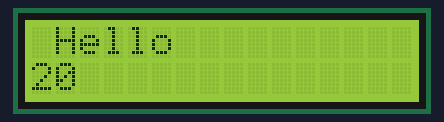
This sketch was run on a simulated Arduino Uno, built with avr-gcc and run on an emulated ATmega328P. Shown: 16×2 character LCD.

Above: at 0.1 s.

The sketch:

LCD_Display.ino
```cpp
#include < LiquidCrystal.h>

//LiquidCrystal lcd(RS,E,D4,D5,D6,D7);
LiquidCrystal lcd(5, 6, 7, 8, 9, 10);
void setup() {
  lcd.begin(16, 2);  //for 16*2 lcd display
  //lcd.begin(20,4);//for 20*4 lcd display
}

void loop() {

  //To print the messege in lcd,need to fix the cursor
  lcd.setCursor(1, 0);  //Row 1 and column 0
  lcd.print("Hello");
  lcd.setCursor(0, 1);
  lcd.print(20);
  delay(2000);
  lcd.clear();//to clear the lcd display
}
```
